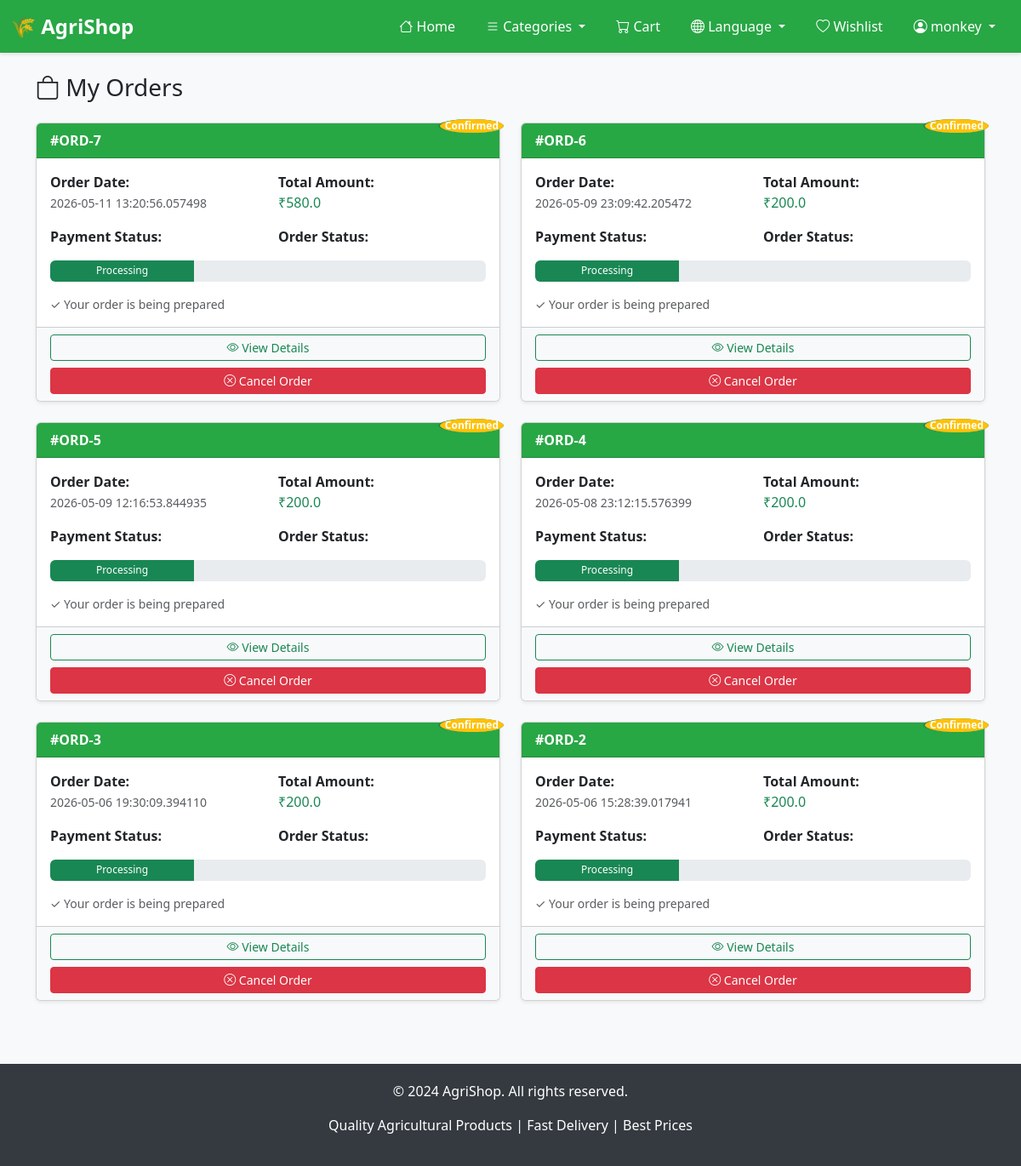
/my-orders (signed in), run on an earlier commit of the app's database.
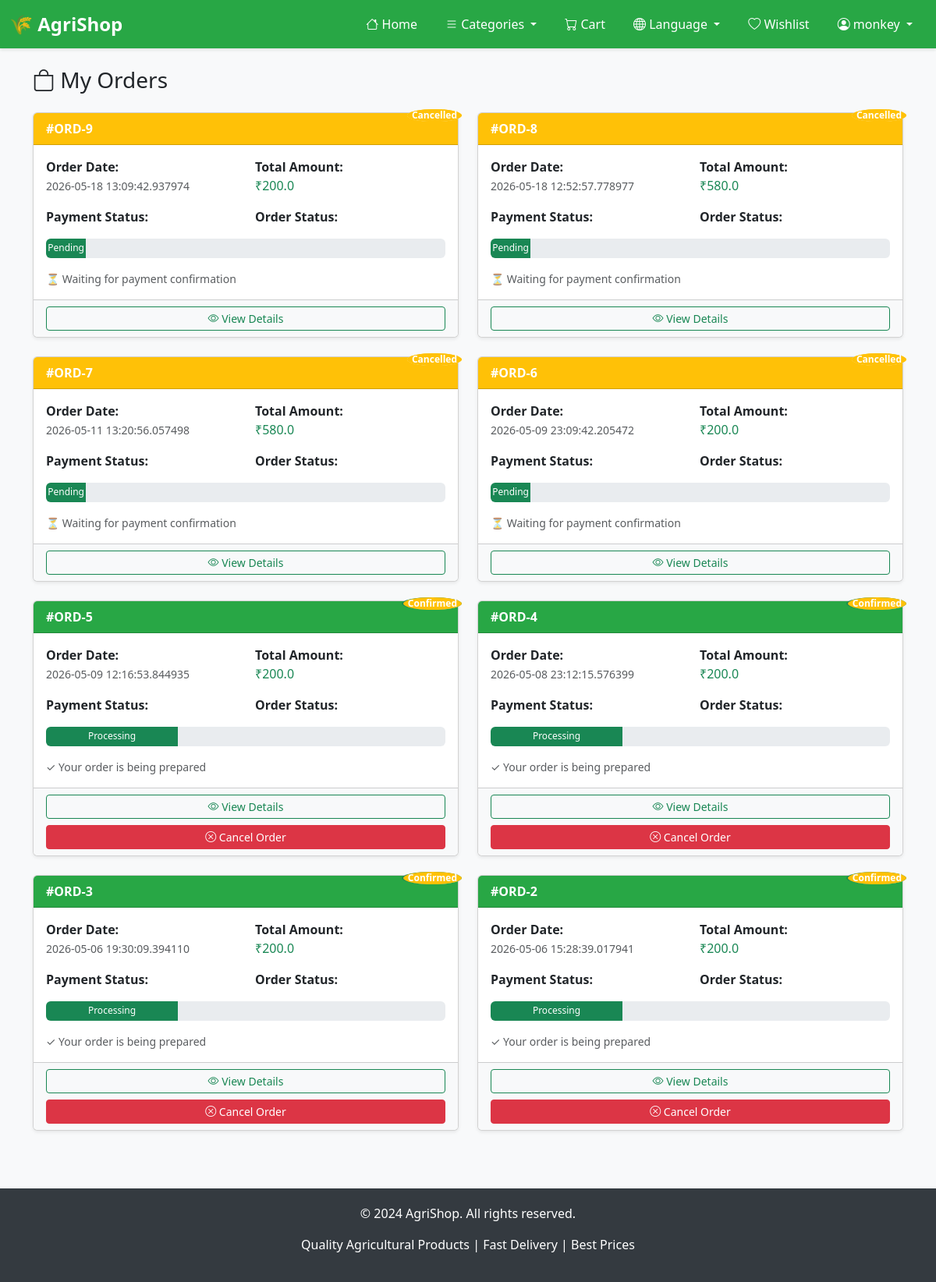
And on a later commit of the database.
### tables this page shows
CREATE TABLE orders (
        id INTEGER PRIMARY KEY AUTOINCREMENT,
        user_id INTEGER,
        total_amount REAL,
        order_date TIMESTAMP,
        status TEXT,
        payment_status TEXT,
        payment_id TEXT,
        FOREIGN KEY (user_id) REFERENCES users (id)
    );

### app.py (the view)
@app.route('/my-orders')
def my_orders():
    if "user" not in session:
        return redirect(url_for("login"))
    conn = sqlite3.connect("database.db")
    cursor = conn.cursor()
    cursor.execute("SELECT id FROM users WHERE username=?", (session["user"],))
    user = cursor.fetchone()
    cursor.execute("""
        SELECT * FROM orders WHERE user_id=?
        ORDER BY order_date DESC
    """, (user[0],))
    orders = cursor.fetchall()
    conn.close()
    return render_template("my_orders.html", orders=orders)

### app.py (called while the page is built)
def get_locale():
    return session.get('language', 'en')

def get_translation(key, default=''):
    locale = get_locale()
    return translations.get(locale, {}).get(key, translations.get('en', {}).get(key, default))

@app.before_request
def inject_translations():
    request.get_translation = get_translation
    request.current_language = get_locale()

### templates/my_orders.html (shortened to what this page needs)
{% extends "base.html" %}
{% block content %}
<h3 class="mb-4"><i class="bi bi-bag"></i> My Orders</h3>
{% if orders %}
    <div class="row">
        {% for order in orders %}
        <div class="col-md-6 mb-4">
            <div class="card h-100 shadow-sm">
                <div class="card-header" style="background-color: {% if order[4] == 'Confirmed' %}#28a745{% elif order[4] == 'Shipped' %}#0dcaf0{% elif order[4] == 'Delivered' %}#198754{% else %}#ffc107{% endif %}; color: white;">
                    <div class="d-flex justify-content-between align-items-center">
                        <strong>#ORD-{{ order[0] }}</strong>
                        <span class="badge bg-light text-dark">{{ order[4] }}</span>
                    </div>
                </div>
                <div class="card-body">
                    <div class="row mb-3">
                        <div class="col-md-6">
                            <strong>Order Date:</strong><br>
                            <small class="text-muted">{{ order[3] }}</small>
                        </div>
                        <div class="col-md-6">
                            <strong>Total Amount:</strong><br>
                            <span class="text-success fs-6">₹{{ order[2] }}</span>
                        </div>
                    </div>
                    <div class="row mb-3">
                        <div class="col-md-6">
                            <strong>Payment Status:</strong><br>
                            <span class="badge {% if order[5] == 'Completed' %}bg-success{% else %}bg-warning{% endif %}">{{ order[5] }}</span>
                        </div>
                        <div class="col-md-6">
                            <strong>Order Status:</strong><br>
                            <span class="badge {% if order[4] == 'Delivered' %}bg-success{% elif order[4] == 'Shipped' %}bg-info{% else %}bg-warning{% endif %}">{{ order[4] }}</span>
                        </div>
                    </div>
                    <div class="mb-3">
                        <div class="progress" style="height: 25px;">
                            <div class="progress-bar bg-success" role="progressbar"
                                style="width: {% if order[4] == 'Delivered' %}100{% elif order[4] == 'Shipped' %}66{% elif order[4] == 'Confirmed' %}33{% else %}10{% endif %}%;"
                                aria-valuenow="70" aria-valuemin="0" aria-valuemax="100">
                                {% if order[4] == 'Delivered' %}Delivered
                                {% elif order[4] == 'Shipped' %}In Transit
                                {% elif order[4] == 'Confirmed' %}Processing
                                {% else %}Pending
                                {% endif %}
                            </div>
                        </div>
                    </div>
                    <p class="mb-0 text-muted small">
                        {% if order[4] == 'Delivered' %}
                            ✓ Your order has been delivered
                        {% elif order[4] == 'Shipped' %}
                            ✓ Your order is on its way
                        {% elif order[4] == 'Confirmed' %}
                            ✓ Your order is being prepared
                        {% else %}
                            ⏳ Waiting for payment confirmation
                        {% endif %}
                    </p>
                </div>
                <div class="card-footer bg-light d-grid gap-2">
                    <a href="/order/{{ order[0] }}" class="btn btn-sm btn-outline-success w-100">
                        <i class="bi bi-eye"></i> View Details
                    </a>
                    {% if order[4] not in ['Shipped', 'Delivered', 'Cancelled'] %}
                        <a href="/cancel_order/{{ order[0] }}" class="btn btn-sm btn-danger w-100">
                            <i class="bi bi-x-circle"></i> Cancel Order
                        </a>
                    {% endif %}
                </div>
            </div>
        </div>
        {% endfor %}
    </div>
{% endif %}
{% endblock %}

What changed in the data, as far as the page shows it:
added orders: id "9", order_date "2026-05-18 13:09:42.937974", total_amount "200.0", status "Cancelled", shows "Pending", shows "⏳ Waiting for payment confirmation", payment_status "Cancelled" (drawn)
added orders: id "8", order_date "2026-05-18 12:52:57.778977", total_amount "580.0", status "Cancelled", shows "Pending", shows "⏳ Waiting for payment confirmation", payment_status "Cancelled" (drawn)
changed orders id 7: payment_status "Completed" → "Cancelled" (drawn); status "Confirmed" → "Cancelled"; status "Processing ✓ Your order is being prepared Cancel Order" → "Pending ⏳ Waiting for payment confirmation"
changed orders id 6: payment_status "Completed" → "Cancelled" (drawn); status "Confirmed" → "Cancelled"; status "Processing ✓ Your order is being prepared Cancel Order" → "Pending ⏳ Waiting for payment confirmation"
